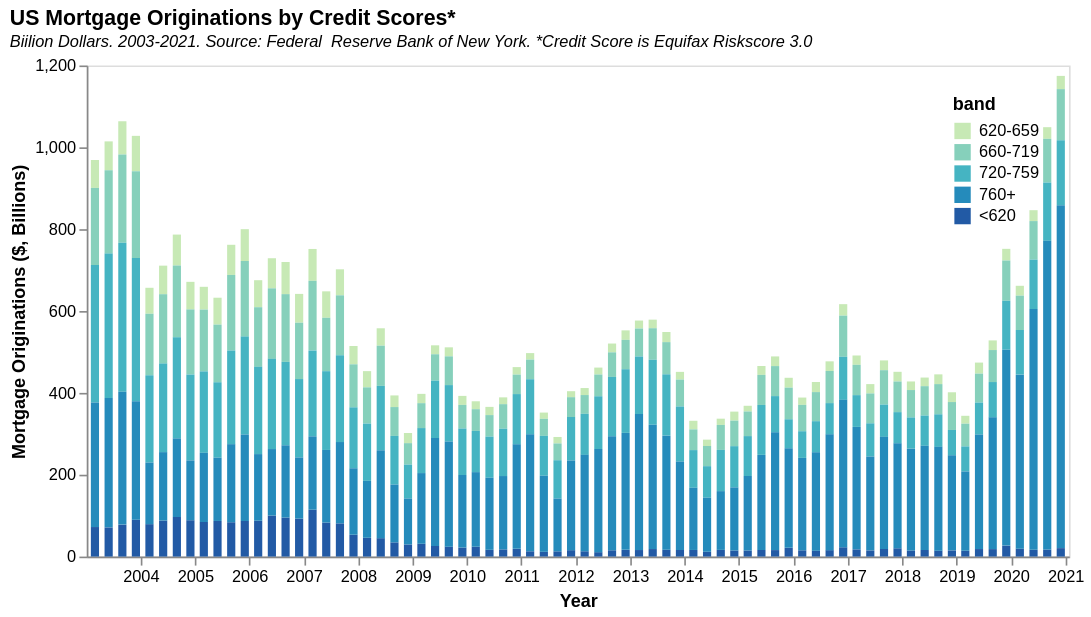

This figure's Vega-Lite source:
### Vega-Lite specification from a JSON file in a GitHub repository (floating-point values rounded to 4 significant figures; data arrays with more than 128 entries replaced by an {"elided": "..."} marker saying what was removed)
{"$schema": "https://vega.github.io/schema/vega-lite/v5.json", "data": {"values": {"elided": "432 records"}, "format": {"parse": {"band": "string", "date": "date", "Year": "date"}}}, "mark": "bar", "width": 600, "height": 300, "title": {"text": " US Mortgage Originations by Credit Scores*", "subtitle": "Biilion Dollars. 2003-2021. Source: Federal  Reserve Bank of New York. *Credit Score is Equifax Riskscore 3.0", "subtitleFontStyle": "italic", "subtitleFontSize": 10, "anchor": "start", "color": "black"}, "transform": [{"filter": {"field": "band", "oneOf": ["760+", "<620", "620-659", "660-719", "720-759"]}}], "encoding": {"x": {"field": "date", "type": "temporal", "title": "Year", "axis": {"grid": false}}, "y": {"field": "value", "title": "Mortgage Originations ($, Billions)", "type": "quantitative", "axis": {"grid": false}}, "color": {"field": "band", "type": "nominal", "legend": {"orient": "top-right", "columns": 1}, "scale": {"scheme": "yellowgreenblue"}}, "tooltip": [{"field": "band", "title": "Credit Score"}, {"field": "Year", "type": "temporal", "timeUnit": "yearquarter", "title": "Date"}, {"field": "value", "type": "quantitative", "title": "Mortgage Originations (Billion Dollars)"}, {"field": "value_%", "type": "quantitative", "title": "Share of Quarterly total(%)", "format": ".4"}]}}
